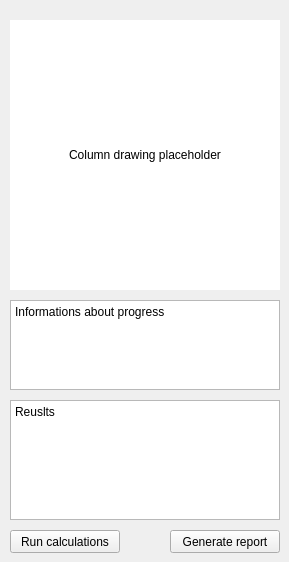
      <widget class="QWidget" name="col_page">
       <widget class="QPushButton" name="c_run_btn">
        <property name="geometry">
         <rect>
          <x>10</x>
          <y>530</y>
          <width>110</width>
          <height>23</height>
         </rect>
        </property>
        <property name="text">
         <string>Run calculations</string>
        </property>
       </widget>
       <widget class="QLabel" name="c_elementDraw">
        <property name="geometry">
         <rect>
          <x>10</x>
          <y>20</y>
          <width>270</width>
          <height>270</height>
         </rect>
        </property>
        <property name="styleSheet">
         <string notr="true">background-color: rgb(255, 255, 255);</string>
        </property>
        <property name="text">
         <string>Column drawing placeholder</string>
        </property>
        <property name="scaledContents">
         <bool>true</bool>
        </property>
        <property name="alignment">
         <set>Qt::AlignCenter</set>
        </property>
       </widget>
       <widget class="QTextBrowser" name="c_info_textBrowser">
        <property name="geometry">
         <rect>
          <x>10</x>
          <y>300</y>
          <width>270</width>
          <height>90</height>
         </rect>
        </property>
        <property name="html">
         <string>&lt;!DOCTYPE HTML PUBLIC &quot;-//W3C//DTD HTML 4.0//EN&quot; &quot;http://www.w3.org/TR/REC-html40/strict.dtd&quot;&gt;
&lt;html&gt;&lt;head&gt;&lt;meta name=&quot;qrichtext&quot; content=&quot;1&quot; /&gt;&lt;style type=&quot;text/css&quot;&gt;
p, li { white-space: pre-wrap; }
&lt;/style&gt;&lt;/head&gt;&lt;body style=&quot; font-family:'MS Shell Dlg 2'; font-size:12px; font-weight:400; font-style:normal;&quot;&gt;
&lt;p style=&quot; margin-top:0px; margin-bottom:0px; margin-left:0px; margin-right:0px; -qt-block-indent:0; text-indent:0px;&quot;&gt;&lt;span style=&quot; font-size:12px;&quot;&gt;Informations about progress&lt;/span&gt;&lt;/p&gt;&lt;/body&gt;&lt;/html&gt;</string>
        </property>
       </widget>
       <widget class="QTextBrowser" name="c_results_textBrowser">
        <property name="geometry">
         <rect>
          <x>10</x>
          <y>400</y>
          <width>270</width>
          <height>120</height>
         </rect>
        </property>
        <property name="html">
         <string>&lt;!DOCTYPE HTML PUBLIC &quot;-//W3C//DTD HTML 4.0//EN&quot; &quot;http://www.w3.org/TR/REC-html40/strict.dtd&quot;&gt;
&lt;html&gt;&lt;head&gt;&lt;meta name=&quot;qrichtext&quot; content=&quot;1&quot; /&gt;&lt;style type=&quot;text/css&quot;&gt;
p, li { white-space: pre-wrap; }
&lt;/style&gt;&lt;/head&gt;&lt;body style=&quot; font-family:'MS Shell Dlg 2'; font-size:12px; font-weight:400; font-style:normal;&quot;&gt;
&lt;p style=&quot; margin-top:0px; margin-bottom:0px; margin-left:0px; margin-right:0px; -qt-block-indent:0; text-indent:0px;&quot;&gt;&lt;span style=&quot; font-size:12px;&quot;&gt;Reuslts&lt;/span&gt;&lt;/p&gt;&lt;/body&gt;&lt;/html&gt;</string>
        </property>
       </widget>
       <widget class="QPushButton" name="c_report_btn">
        <property name="geometry">
         <rect>
          <x>170</x>
          <y>530</y>
          <width>110</width>
          <height>23</height>
         </rect>
        </property>
        <property name="text">
         <string>Generate report</string>
        </property>
       </widget>
      </widget>
